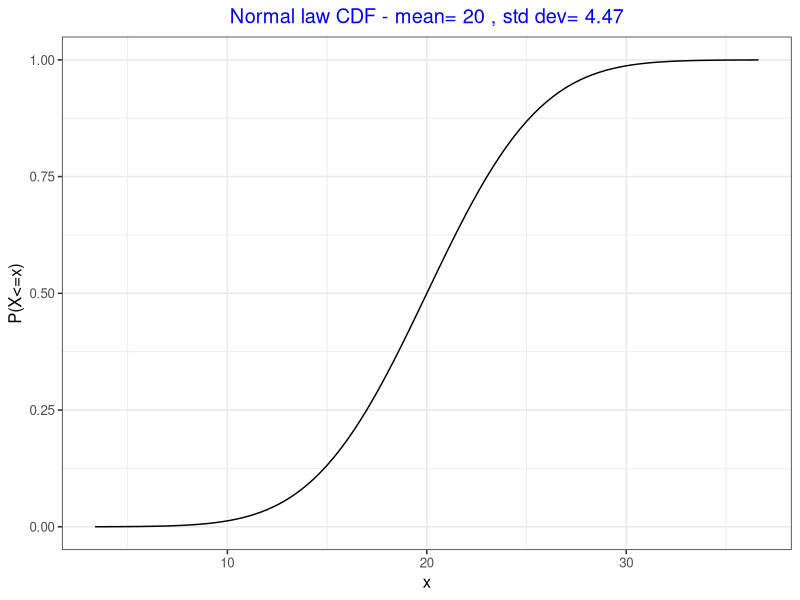
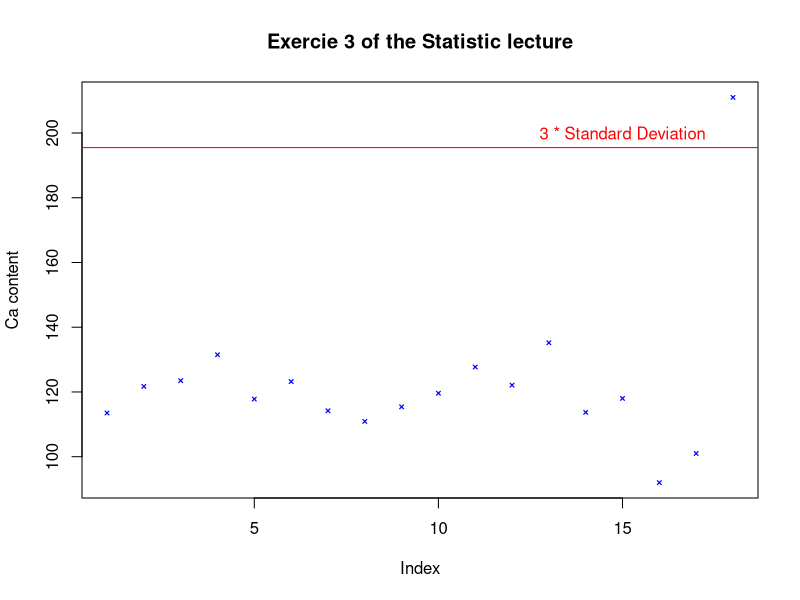
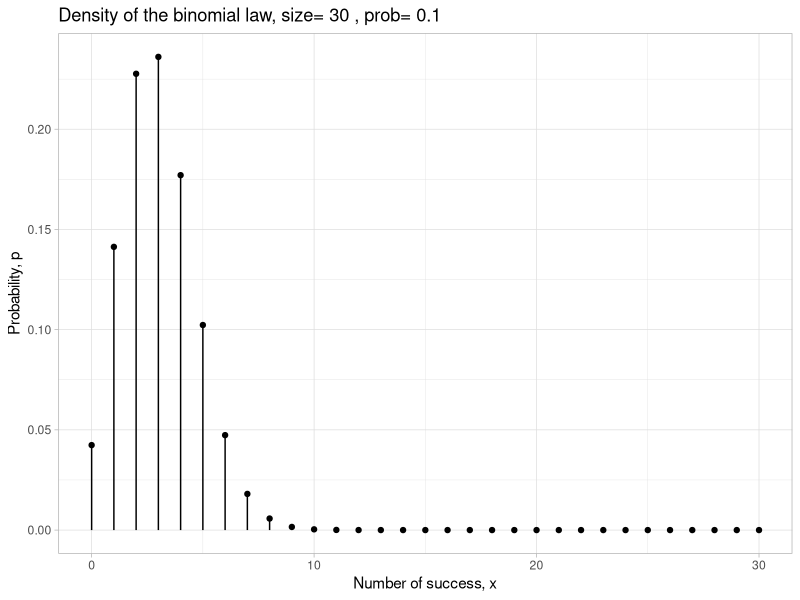
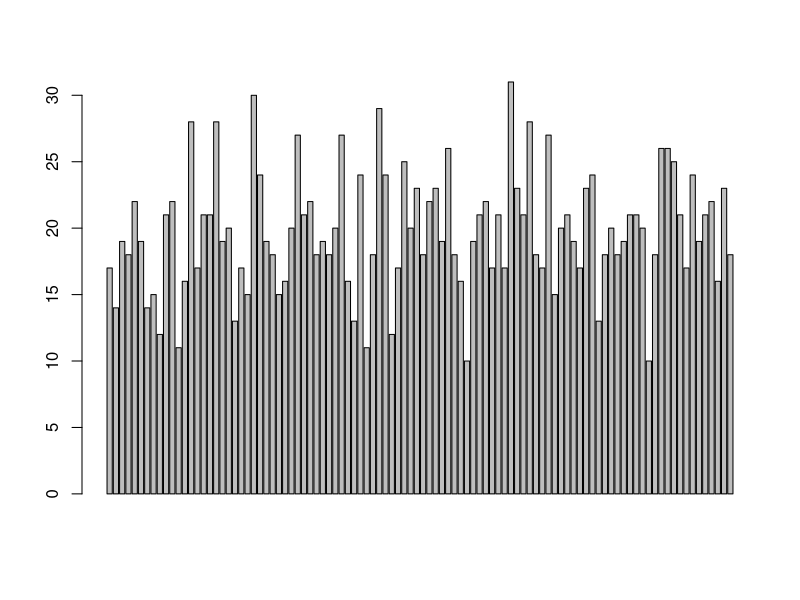
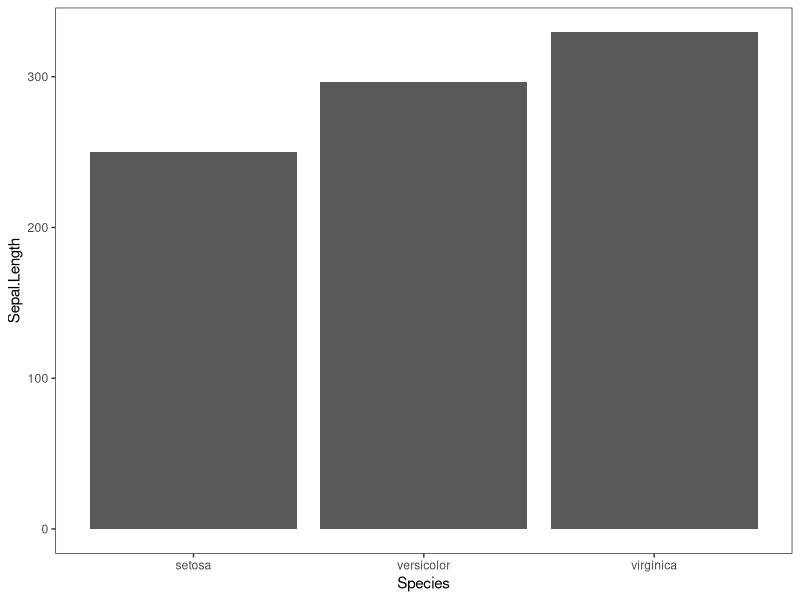
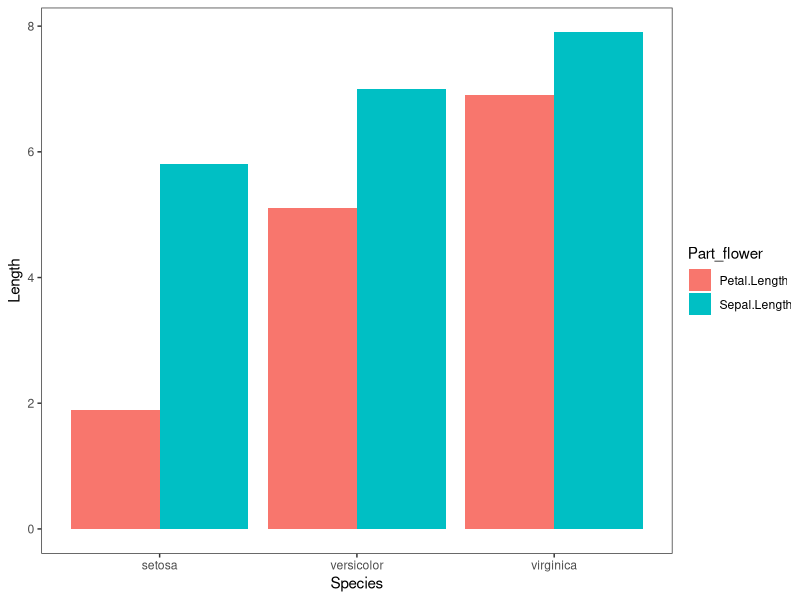
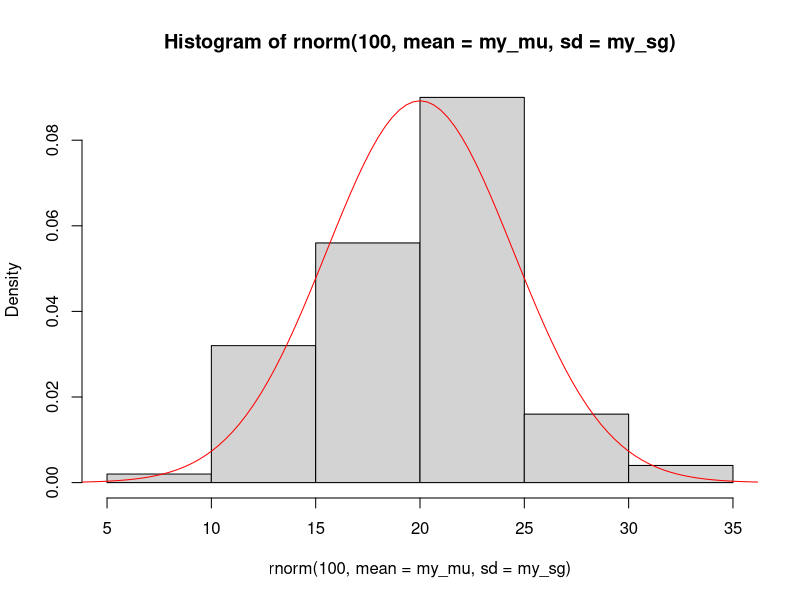
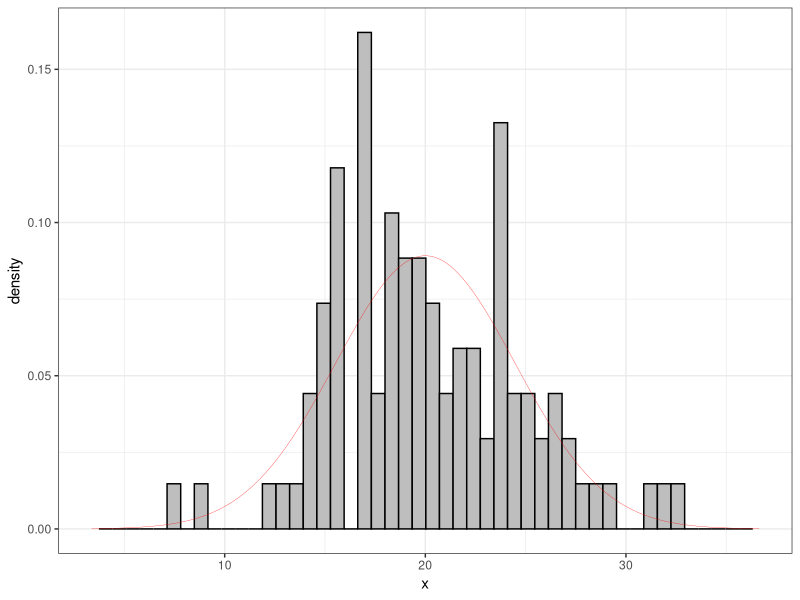

Here is the R script that generated these plots, in order:
## ---- chunk 1
knitr::opts_chunk$set(echo = TRUE)
## ---- chunk 2
x <- 20
l <- c(10, 44, 89)
s <- "I am a character"
bo <- TRUE # a booleen

paste("Variable x:",x)
class(x)
paste("Variable l:",l)
class(l)
paste("Variable s:", s)
class(s)
paste("Variable s:", bo)
class(bo)

## ---- chunk 3
li <- list(10, 44, 89)
li
class(li)
## ---- chunk 4
vector <- c(1, 5, NULL)
liste <- list(1, 5, "u", NULL)
vector
liste
## ---- chunk 5
# Utilisation of the Iris data set, directly included in R
class(iris)
head(iris)
head(iris$Sepal.Length)
## ---- chunk 6
which(iris$Species != "setosa")
## ---- chunk 7
table(iris$Species)
table(iris$Species != "setosa")
table(subset(iris, Species == "setosa")$Petal.Length > 1.4)
head(subset(iris, Species == "setosa", c(Sepal.Length, Petal.Length)))
## ---- chunk 8
library(tibble)
# creation of the dataset
# m1 a list with Null values
m1<-list(1.311,1.287,1.293,1.308,1.291,1.300,1.274,1.287)
m1 <- append(m1, vector("list",5)) # append 5 element NULL contain in a list
m2<-c(1.298,1.309,1.293,1.251,1.338,1.302,1.270,1.339,1.346,1.292,1.291,1.321,1.285)
Si<-tibble(method1=m1,method2=m2)
## ---- chunk 9
# recover a list containing the values of method 1 padded with NULL values then converted to a vector, without NULL values
m1<-Si$method1 %>% unlist()
m1
class(m1)
## ---- chunk 10
library(dplyr, tidyr)
Si2<-tibble(method=c(rep("method1",8),rep("method2",13)),values=c(m1,m2))

# Let's simulate a randomized acquisition of the dataset
Si2<-Si2[sample(nrow(Si2)),] # Indexes are generated by random pick, the tibble is shuffled
head(Si2)
## ---- chunk 11
m1b<-Si2 %>% filter(method == "method1") %>% select(values) %>% unlist()
m1
m1b
## ---- chunk 12
summary(iris)
## ---- chunk 13
sum(iris$Sepal.Length) # Addition of all the observation in the variable
mean(iris$Sepal.Length) # Average
sd(iris$Sepal.Length) # Standard deviation
q <- quantile(iris$Sepal.Length) # Catch all the quantiles 
q
q[1]
length(iris$Sepal.Length) # Number of observation in the variable
## ---- chunk 14
y <- (1-0.95)/2
y
signif(qnorm(y),3)
signif(qnorm(1-y),3)
## ---- chunk 15
x <- iris$Sepal.Length
x_N<-length(x)
x_sd<-sd(x)
x_mu<-mean(x)
x_se<-x_sd/sqrt(x_N)
x_ICmin<-x_mu+x_se*qnorm(0.025)
x_ICmax<-x_mu+x_se*qnorm(0.975)
paste(signif(x_ICmin,3),"<",signif(x_mu,3),"<",signif(x_ICmax,3))
## ---- chunk 16
my_mu<-20 # mean value of the normal law
my_sg<-sqrt(20) # std dev of the normal law
dnorm(20,mean=my_mu,sd=my_sg) # point evaluation of the density at x=20 of a normal law centered at my_mu and width sigma=my_sg
pnorm(20,mean=my_mu,sd=my_sg) # point evaluation of the CDF at q=20 of this same normal distribution
qnorm(0.05,mean=my_mu,sd=my_sg) # quantile of this normal distribution considering a probability p=0.05
rnorm(10,mean=my_mu,sd=my_sg) # generate 10 random numbers following this normal distribution
alpha=0.0001 # kind of "type I risk", the part of the plot I want to hide on the left/right sides.
xmin=qnorm(alpha,mean=my_mu,sd=my_sg) # left value of the range to plot the distribution
xmax=qnorm(1-alpha,mean=my_mu,sd=my_sg) # right value of the range to plot the distribution
## ---- chunk 17
n<-30 # population
p<-0.1 # probability of success
dbinom(x=1,size=n,prob=p) # Probability that I win exactly 1 time in 30 plays
pbinom(q=2,size=n,prob=p) # CDF, probability to win 0,1 or 2 times in 30 plays
qbinom(p=0.5,size=n,prob=p) # Quantile of 0.5 from the binomial law
rbinom(n=10,size=n,prob=p) # Sample of size 10 from the binomial law
## ---- chunk 18
n<-30 # number of observation
m <- 20 #  Poisson law parameter
dpois(x=1, lambda =m ) #
ppois(q=2, lambda =m ) # 
qpois(p=0.5, lambda =m ) # 
rpois(n=n, lambda =m ) # 
## ---- chunk 19
library(ggplot2)
## ---- chunk 20
# A beautiful plot of this normal law CDF
ggplot()+ # start plot
  xlim(xmin,xmax)+ # define the range to plot
  stat_function(fun=pnorm,args=c(mean=my_mu,sd=my_sg))+ # define the normal law density
  xlab("x")+ # decoration of the x axis
  ylab("P(X<=x)")+ # decoration of the y axis
  labs(title=paste("Normal law CDF - mean=",my_mu,", std dev=",signif(my_sg,3)))+ # title of the plot
  theme_bw(base_size=12)+ # ...the final touch
  theme(plot.title = element_text(hjust = 0.5, color = "blue"))
## ---- chunk 21

Ca <- c(113.5,121.7,123.5,131.5,117.8,123.2,114.2,110.9,115.4,119.6,127.7,122.1,135.2,113.7,118, 92, 101, 211)

## ---- chunk 22
plot(Ca,  
  type = "p", # type de tracé: points ("p"), lignes ("l"), les deux ("b" ou "o"),
  col = "blue", # couleur, tapez `colours()` pour la liste complète
  pch = 4, # type de symboles, un chiffre entre 0 et 25, tapez `?points`
  cex = 0.5, # taille des symboles
  lty = 3, # type de lignes, un chiffre entre 1 et 6
  lwd = 1.2, # taille de lignes
  ylab = "Ca content", # titre pour l'axe des y
  main="Exercie 3 of the Statistic lecture")
abline(h=mean(Ca)+3*sd(Ca), col="red") # Add a line on the graphic
text(15,200, "3 * Standard Deviation", col="red") # Add a text on the graphic
## ---- chunk 23
# Example of data frame
df_binom<-data.frame(x=c(0:n),p=dbinom(x=c(0:n),size=n,prob=p))
# Genaration of a graph
ggplot(data=df_binom)+
  aes(x=x,y=p)+
  geom_point()+
  geom_segment(aes(x=x,y=0,xend=x,yend=p))+
  theme_light()+
  xlab("Number of success, x")+
  ylab("Probability, p")+
  labs(title=paste("Density of the binomial law, size=",n,", prob=",p))
## ---- chunk 24
barplot(rpois(100, lambda = m))

## ---- chunk 25
ggplot(iris, aes(x = Species, y = Sepal.Length))+
  geom_bar(stat = "identity")+
  theme_test()

## ---- chunk 26
library(tidyr)
reformat <- gather(iris, key = "Part_flower", value = "Length", Sepal.Length, Petal.Length)
head(reformat)

ggplot(reformat, aes(x = Species, y = Length, fill=Part_flower))+
  geom_bar(stat = "identity", position=position_dodge())+
  theme_test()
## ---- chunk 27
hist(rnorm(100,mean=my_mu,sd=my_sg), freq=F) 
curve(dnorm(x,mean=my_mu,sd=my_sg),from = xmin,to = xmax,ylab="densité",add=T,col="red")
## ---- chunk 28
data <- data.frame(x = rnorm(100,mean=my_mu,sd=my_sg))
ggplot(data, aes(x))+
  geom_histogram(aes (y=after_stat(density)), #after_stat(density) normalize to 1
                 fill = "grey",
                 color = "black",
                 bins = 50)+ # bins number of interval un the histogram
  stat_function(fun=dnorm,args=c(mean=my_mu,sd=my_sg),
                color ="red", 
                size = 0.1)+
  xlim(xmin,xmax)+
  theme_bw()

## ---- chunk 29
p <- ggplot(iris, aes(x=Species, y=Sepal.Length, fill=Species))+
  ylim(4,8)+
  ylab("Sepal Length")+ 
  geom_boxplot(alpha=0.7, #alpha for the transparence,
               outlier.colour="red",
               outlier.shape=8,outlier.size=4) +
  stat_summary(fun = mean, geom="point", shape=20, size=8, color="Yellow") +
  geom_point(position="jitter", color="blue", alpha=.5)+
  scale_fill_brewer(palette="Set2")+
  theme_classic()
p
## ---- chunk 30
ggplot(iris, aes(x=Sepal.Width, y=Sepal.Length, shape = Species, color=Species))+
  theme_bw()+
  geom_smooth(method="lm", formula= y~poly(x,3), se=TRUE, size = 0.5) +
  geom_point() +
  facet_wrap(iris$Species, nrow = 2)
## ---- chunk 31
ggplot(iris, aes(x=Sepal.Width, y=Sepal.Length, shape = Species, color = Species))+
  theme_bw()+
  geom_point() + 
  facet_grid(~Species)
